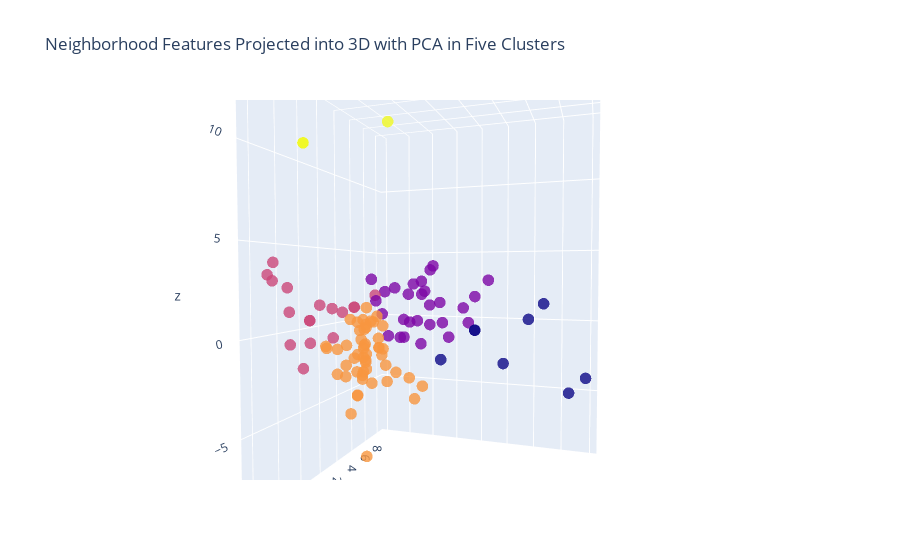

Notebook cell for this chart:
### Markdown cell above
<a id='4'></a>
## 4. Analysis
<a id='4.1'></a>
### 4.1. Observe the Clusters
We can plot our data with reduced dimensionality again, this time with the results of our clustering respented in color.

### Code cell
fig = go.Figure()
fig.add_trace(go.Scatter3d(x=pca_df[0],y=pca_df[1],z=pca_df[2],
                            marker_color=kmeans.labels_,
                           customdata=kmeans.labels_,
                            text=pca_df['Neighborhood'],
                           hovertemplate='<br>Cluster %{customdata} <br>%{text}',
                            mode='markers',
                            opacity=0.8,
                            marker_size=4))
fig.update_layout(title='Neighborhood Features Projected into 3D with PCA in Five Clusters')

fig.show()

### Figure 1 — Plotly figure (JSON) as saved in the notebook; plotly's stock layout.template omitted (floating-point values rounded to 4 significant figures)
{"data": [{"customdata": [2, 3, 3, 1, 3, 1, 3, 3, 1, 3, 2, 2, 3, 1, 3, 3, 1, 2, 3, 3, 1, 0, 3, 2, 1, 3, 3, 0, 3, 1, 2, 3, 3, 2, 3, 2, 1, 3, 1, 1, 3, 3, 1, 3, 3, 3, 2, 3, 1, 1, 3, 1, 1, 3, 3, 3, 2, 1, 3, 3, 3, 1, 4, 2, 0, 1, 3, 3, 2, 2, 1, 0, 2, 3, 1, 3, 1, 3, 3, 1, 3, 3, 3, 3, 3, 0, 3, 3, 4, 4, 0, 1, 3, 0, 3, 2, 3, 0, 2, 3, 3, 2, 1, 1, 1, 1], "hovertemplate": "<br>Cluster %{customdata} <br>%{text}", "marker": {"color": [2, 3, 3, 1, 3, 1, 3, 3, 1, 3, 2, 2, 3, 1, 3, 3, 1, 2, 3, 3, 1, 0, 3, 2, 1, 3, 3, 0, 3, 1, 2, 3, 3, 2, 3, 2, 1, 3, 1, 1, 3, 3, 1, 3, 3, 3, 2, 3, 1, 1, 3, 1, 1, 3, 3, 3, 2, 1, 3, 3, 3, 1, 4, 2, 0, 1, 3, 3, 2, 2, 1, 0, 2, 3, 1, 3, 1, 3, 3, 1, 3, 3, 3, 3, 3, 0, 3, 3, 4, 4, 0, 1, 3, 0, 3, 2, 3, 0, 2, 3, 3, 2, 1, 1, 1, 1], "size": 4}, "mode": "markers", "opacity": 0.8, "text": ["Adams Morgan, Washington, DC", "Aragona Village, Virginia Beach, VA", "Arts District, Richmond, VA", "Bayside, Virginia Beach, VA", "Bellevue, Richmond, VA", "Brier Creek, Raleigh, NC", "Bromo Arts District, Baltimore, MD", "Brooklyn, Charlotte, NC", "Cameron Village, Raleigh, NC", "Canton, Baltimore, MD", "Capitol District, Raleigh, NC", "Capitol Heights, Raleigh, NC", "Capitol Hill, Washington, DC", "Carytown, Richmond, VA", "Cathedral Hill, Baltimore, MD", "Charles Center, Baltimore, MD", "Cherry, Charlotte, NC", "Chinatown, Washington, DC", "Church Hill, Richmond, VA", "City Center, Richmond, VA", "Cottage Road Park, Norfolk, VA", "Crabtree Valley, Raleigh, NC", "Croatan Beach, Virginia Beach, VA", "Depot District, Raleigh, NC", "Dilworth, Charlotte, NC", "Downtown, Baltimore, MD", "Downtown, Washington, DC", "Downtown Norfolk, Norfolk, VA", "Dupont Circle, Washington, DC", "Elizabeth, Charlotte, NC", "Fayetteville Street, Raleigh, NC", "Federal Hill, Baltimore, MD", "Federal Triangle, Washington, DC", "Fells Point, Baltimore, MD", "Four by Four, Baltimore, MD", "Freemason District, Norfolk, VA", "Georgetown, Washington, DC", "Glenwood South, Raleigh, NC", "Glenwood-Brooklyn, Raleigh, NC", "Green Run, Virginia Beach, VA", "Harbor East, Baltimore, MD", "Hi-Mount, Raleigh, NC", "Highland Park, Norfolk, VA", "Hilton, Baltimore, MD", "Inner Harbor, Baltimore, MD", "Ivy City, Washington, DC", "Jackson Ward, Richmond, VA", "Kalorama, Washington, DC", "Kempsville, Virginia Beach, VA", "Leesville, Raleigh, NC", "Little Italy, Baltimore, MD", "London Bridge, Virginia Beach, VA", "Lynnhaven, Virginia Beach, VA", "Madison Park, Charlotte, Charlotte, NC", "Maiden Lane, Raleigh, NC", "Midtown-Belvedere, Baltimore, MD", "Moore Square, Raleigh, NC", "Mount Vernon, Baltimore, MD", "Mount Vernon Square, Washington, DC", "Mount Vernon Triangle, Washington, DC", "Navy Yard, Washington, DC", "Newtown, Virginia Beach, VA", "Newtowne West, Richmond, VA", "NoDa, Charlotte, NC", "North Hills, Raleigh, NC", "North Ridge Country Club, Raleigh, NC", "Observatory Circle, Washington, DC", "Ocean Park, Virginia Beach, VA", "Old Goucher, Baltimore, MD", "Old North Charlotte, Charlotte, NC", "Olde Raleigh, Raleigh, NC", "Pembroke Manor, Virginia Beach, VA", "Penn Quarter, Washington, DC", "Preston Gardens, Baltimore, MD", "Red Mill Commons, Virginia Beach, VA", "Remington, Baltimore, MD", "Riverview, Norfolk, VA", "Rose Hill, Charlottesville, VA", "Scott's Addition, Richmond, VA", "Sedgefield, Charlotte, NC", "Sheridan Kalorama, Washington, DC", "Shockoe Bottom, Richmond, VA", "Shockoe Slip, Richmond, VA", "South Balto.Imp.Comm./West Federal Hill, Baltimore, MD", "South End, Charlotte, NC", "SouthPark, Charlotte, NC", "Southwest Federal Center, Washington, DC", "Starr Hill, Charlottesville, VA", "Station North, Baltimore, MD", "Station North Arts and Entertainment District, Baltimore, MD", "Stoney Point, Richmond, VA", "Thalia, Virginia Beach, VA", "Three Corners, Richmond, VA", "Tidewater Park, Norfolk, VA", "Tobacco Row, Richmond, VA", "U Street Corridor, Washington, DC", "Uptown Charlotte, Charlotte, NC", "Wards Corner Business District, Norfolk, VA", "Warehouse District, Raleigh, NC", "West End, Washington, DC", "West Freemason, Norfolk, VA", "West Raleigh Historic District, Raleigh, NC", "Westhampton, Richmond, VA", "Wilder's Grove, Raleigh, NC", "Willow Lawn, Richmond, VA", "Wyman Park, Baltimore, MD"], "type": "scatter3d", "x": [-1.404, -0.8882, -2.728, 1.387, -1.269, 5.057, -1.981, -0.6035, 3.374, -1.132, -3.836, -4.002, -1.347, 2.776, -1.396, -1.297, 1.587, -2.821, -1.869, -2.902, 4.893, 11.27, -2.131, -1.435, -0.8462, -2.417, -1.19, 6.957, 0.531, -1.104, -3.74, -1.85, -1.727, -2.306, 2.934, 1.797, -1.369, -1.046, -0.06909, -0.4832, 2.209, -1.096, -1.376, -2.075, 3.301, -0.148, -2.888, 0.1312, -0.7678, 1.047, 1.554, 0.6204, 0.9446, -0.4233, -1.422, -1.784, -3.682, -1.087, -1.082, -2.053, -0.2432, -0.1979, -1.124, -2.392, 4.389, 2.773, -0.8218, -1.434, -3.381, -2.392, 1.383, 8.75, -2.285, -2.499, 4.659, -1.779, -0.4337, -1.805, -2.424, -0.436, 0.1312, -1.893, -1.645, -1.742, -0.7027, 7.973, -1.772, -2.192, -1.775, -1.775, 11.97, 4.905, -1.228, 10.39, -1.876, -2.421, -0.785, 6.957, -1.435, -0.9878, -2.524, -3.343, 1.971, 0.4407, 3.297, 0.4581], "y": [-2.264, 1.807, -1.852, 5.143, 1.208, 1.296, -0.4065, -1.429, 2.622, -0.3473, -5.165, -5.344, 0.2793, 0.7681, 0.5549, 0.2469, 1.714, -3.97, 0.2902, -1.674, 7.187, -4.158, 1.846, -0.8837, 2.056, 2.111, -1.036, -4.316, -0.6809, 0.6886, -3.922, 1.358, -0.04423, -1.811, -0.8521, -4.435, 2.703, -0.9242, 8.455, 5.109, -1.08, 1.409, 3.653, -0.2465, -2.924, 0.1894, -3.225, -0.754, 3.421, 3.838, -1.451, 3.396, 5.67, 0.2788, -1.811, 0.8204, -5.277, 1.257, -0.5732, -0.8697, -0.9567, 4.661, 3.174, -3.964, -1.835, 2.643, 1.71, 3.534, -1.549, -3.964, 3.515, 0.6724, -5.776, 2.172, 1.555, 1.878, 3.568, 1.262, 1.228, 4.207, -0.754, -0.1117, 0.8827, 0.4886, -0.8014, -2.59, 0.8056, -1.54, -5.249, -5.249, -3.315, 3.383, 0.2023, -6.321, 1.145, -1.727, -2.929, -4.316, -0.8837, -1.333, -1.036, -4.583, 1.36, 5.321, 1.627, 2.139], "z": [1.145, -0.04919, -1.057, 3.9, 0.2493, 0.4083, 0.5378, -2.824, -0.7144, -1.762, 2.972, 3.29, -1.047, 1.455, 1.216, -2.177, 0.372, -1.851, -1.73, -0.9747, 2.884, -2.013, -8.856, 1.341, 2.172, -1.454, -2.517, 0.6715, -2.074, 2.996, 1.217, -2.868, -4.248, -0.4207, -3.102, 2.26, 0.6496, -0.04101, 3.655, 1.883, -2.625, 0.6063, -0.9612, -5.371, -3.265, -1.649, -0.5659, -1.037, 2.386, 1.958, -2.276, 2.658, -0.308, -0.6458, -0.822, 0.4158, 3.936, 1.61, -2.815, -2.901, -3.149, -0.05883, 13.57, 0.7983, -1.314, 1.497, -1.537, -4.139, 1.464, 0.7983, 2.184, 0.7735, -0.2506, -1.665, 1.267, 0.2293, -1.015, -0.127, 0.2029, -1.08, -1.037, -1.89, -2.18, -0.8135, 0.3178, -1.171, -2.928, -1.139, 9.947, 9.947, -1.483, 1.877, -1.663, 2.118, -0.2343, 1.297, -1.74, 0.6715, 1.341, -3.83, -2.754, 2.594, -1.025, 2.813, 0.3139, 0.3779]}], "layout": {"autosize": true, "scene": {"aspectmode": "auto", "aspectratio": {"x": 0.9166, "y": 0.8478, "z": 1.287}, "camera": {"center": {"x": 0, "y": 0, "z": 0}, "eye": {"x": 0.4619, "y": -1.419, "z": 0.05196}, "projection": {"type": "perspective"}, "up": {"x": 0, "y": 0, "z": 1}}}, "title": {"text": "Neighborhood Features Projected into 3D with PCA in Five Clusters"}}}
